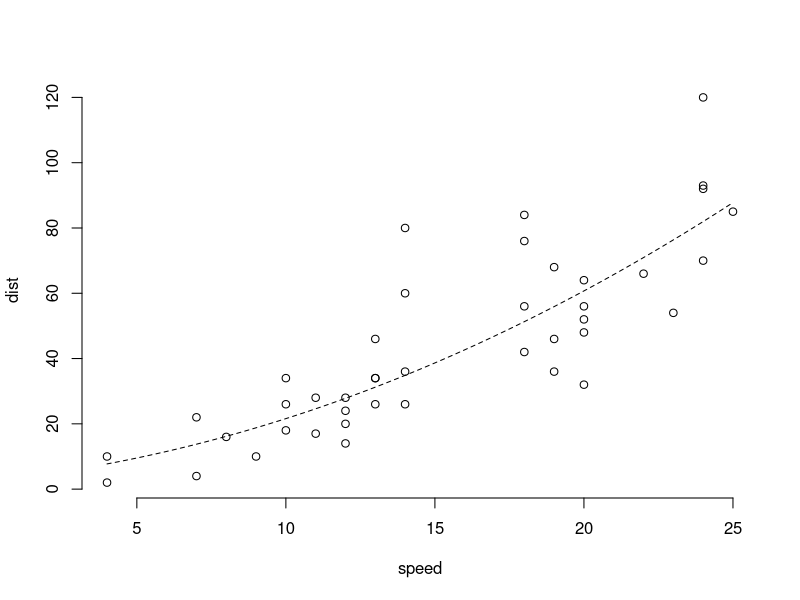
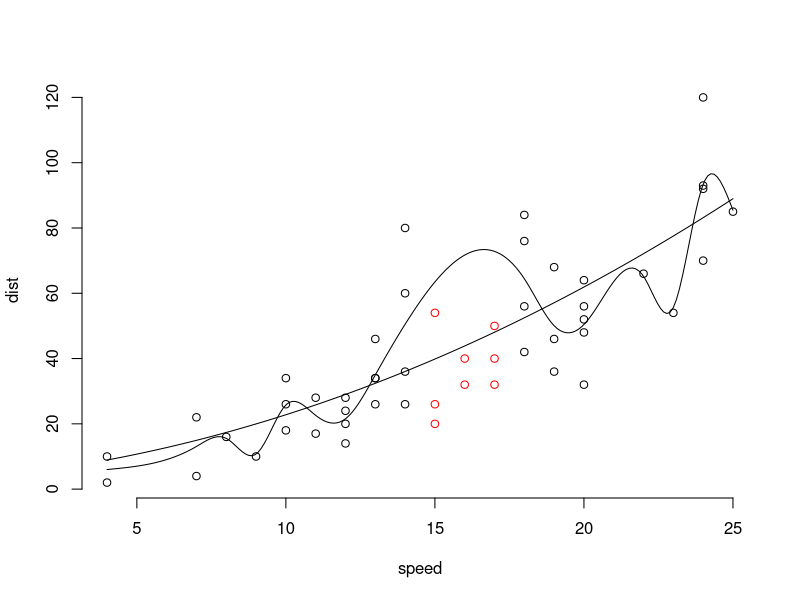

Reproduce these figures in R, in order.
## ---- chunk 1
data(cars)

# indicate the training points
indx = cars$speed >=15 & cars$speed <=17

# fit a spline with too much wiggliness to the points
xx = seq( min(cars$speed), max(cars$speed), length.out=200 )
spl = smooth.spline(cars$speed[!indx], cars$dist[!indx], spar=0.02)

# fit a second-order polynomial to the points
lm1 = lm( dist ~ 0 + poly(speed, 2), data=cars )

# plot the training points and the smoothing spline
plot( cars[!indx, ], bty='n' )
lines( xx, mean(cars$dist) + predict(lm1, list(speed=xx)), lty=2 )
## ---- chunk 2
# plot the training points and the smoothing spline
plot( cars[!indx, ], bty='n' )
lines( predict(spl, xx) )
lines( x=xx, y=mean(cars$dist[!indx]) + predict(lm1, data.frame(speed = xx)) )

# add the held-out points to the plot, highlighting the predictive residuals
points( cars[indx, ], col='red')
